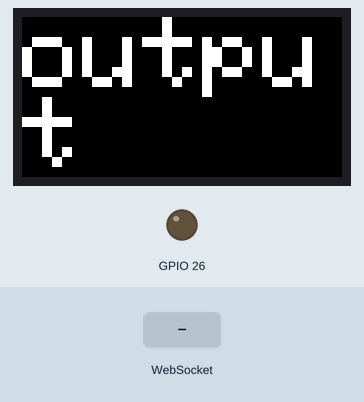
This sketch was run on a simulated ESP32. Shown: 160×80 colour display, output pins drawn as LEDs (lit = HIGH). The test bench sets the inputs (shaded band). WiFi joins after 1.5 s; servers stay silent unless stated; what the sketch prints to the serial monitor is not drawn.

Above: at 3.3 s.
3.4 s: WebSocket text "200" received
Timing chart, 0 to 6.4 s (numbered marks = the images above; inputs shaded):
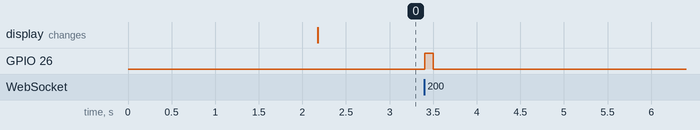

The sketch:

socket_step.ino
```cpp
const char* SSID = "Motorola";
const char* pass =  "sweetchilisourcream";

#include <WiFi.h>
#include <WebSocketsClient.h>
#include <M5StickC.h>

WebSocketsClient webSocket;
int vib;
int past_vib;
void setup() {
  webSocket.begin("192.168.172.162", 5001, "/");
  webSocket.onEvent(webSocketEvent);
  WiFi.begin(SSID, pass);
  while (WiFi.status() != WL_CONNECTED) {
    delay(1000);
    Serial.println("Connecting to WiFi...");
  }
  Serial.println("Connected to WiFi!");

  webSocket.onEvent(webSocketEvent);
  M5.begin();

  // Display setting
  M5.Lcd.setRotation(1);
  M5.Lcd.fillScreen(BLACK);
  M5.Lcd.setTextSize(5);

  // IMU & LED
  M5.IMU.Init();
  pinMode(26, OUTPUT);
  M5.Lcd.setCursor(0, 0);
  M5.Lcd.printf("output\n");
}

void loop() {

  if (vib > 100){
    if (vib == past_vib){
    digitalWrite(26, LOW); // led off
    }else{
    digitalWrite(26, HIGH); // led off
    delay(vib/2);
    digitalWrite(26, LOW); // led off
    delay(vib/2);
    past_vib = vib;
    }
  }

  webSocket.loop(); // Handle WebSocket events

}
void webSocketEvent(WStype_t type, uint8_t * payload, size_t length) {
  switch (type) {
    case WStype_DISCONNECTED:
      Serial.println("Disconnected from WebSocket server");
      break;
    case WStype_CONNECTED:
      Serial.println("Connected to WebSocket server");
      webSocket.sendTXT("connect");
      break;
    case WStype_TEXT:
      Serial.printf("Received message: %s\n", payload);
      const char* paceString = reinterpret_cast<const char*>(payload); // cast to const char*
      int pace = atoi(paceString); // convert string to integer
      if (pace < 1000){
        vib = pace;
      }

      break;
  }
}
```

Measured:
- after the input at 3.4 s, GPIO 26: LOW → HIGH at once, → LOW 0.10 s later
